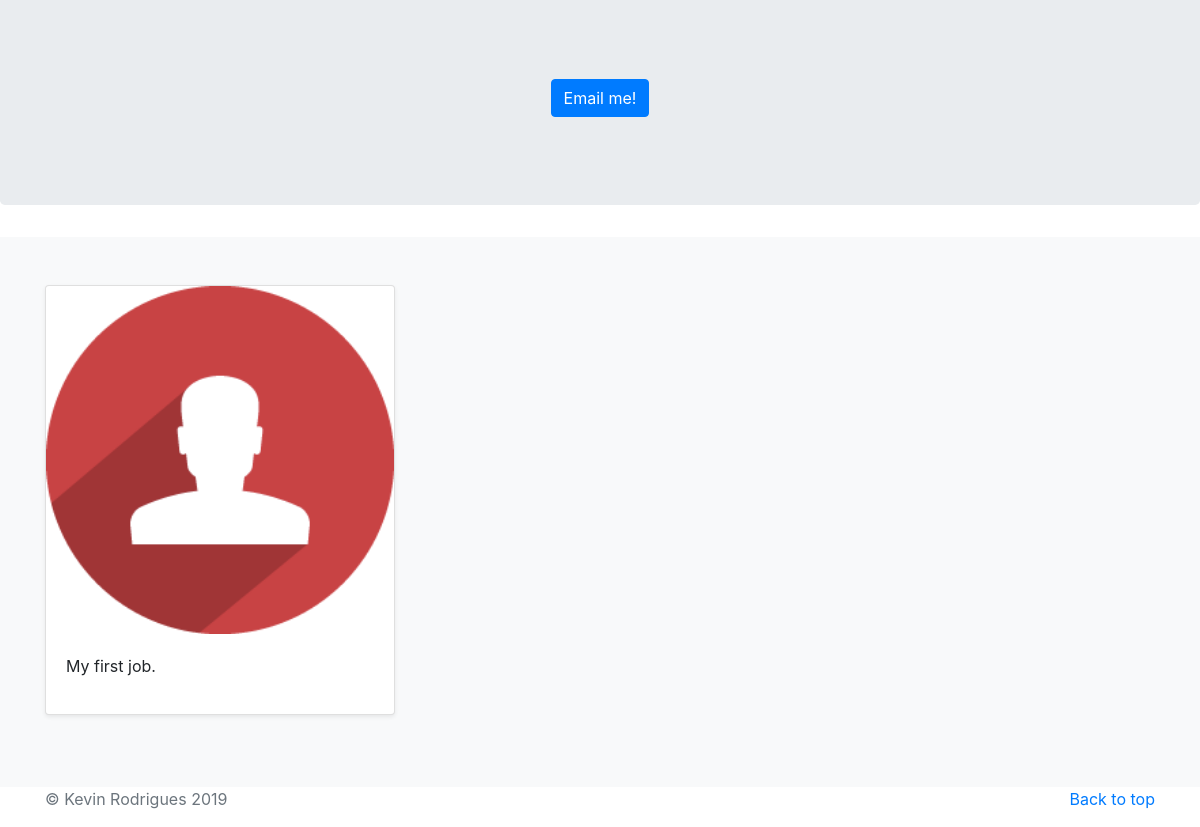
The app's page / (lower part), older data.
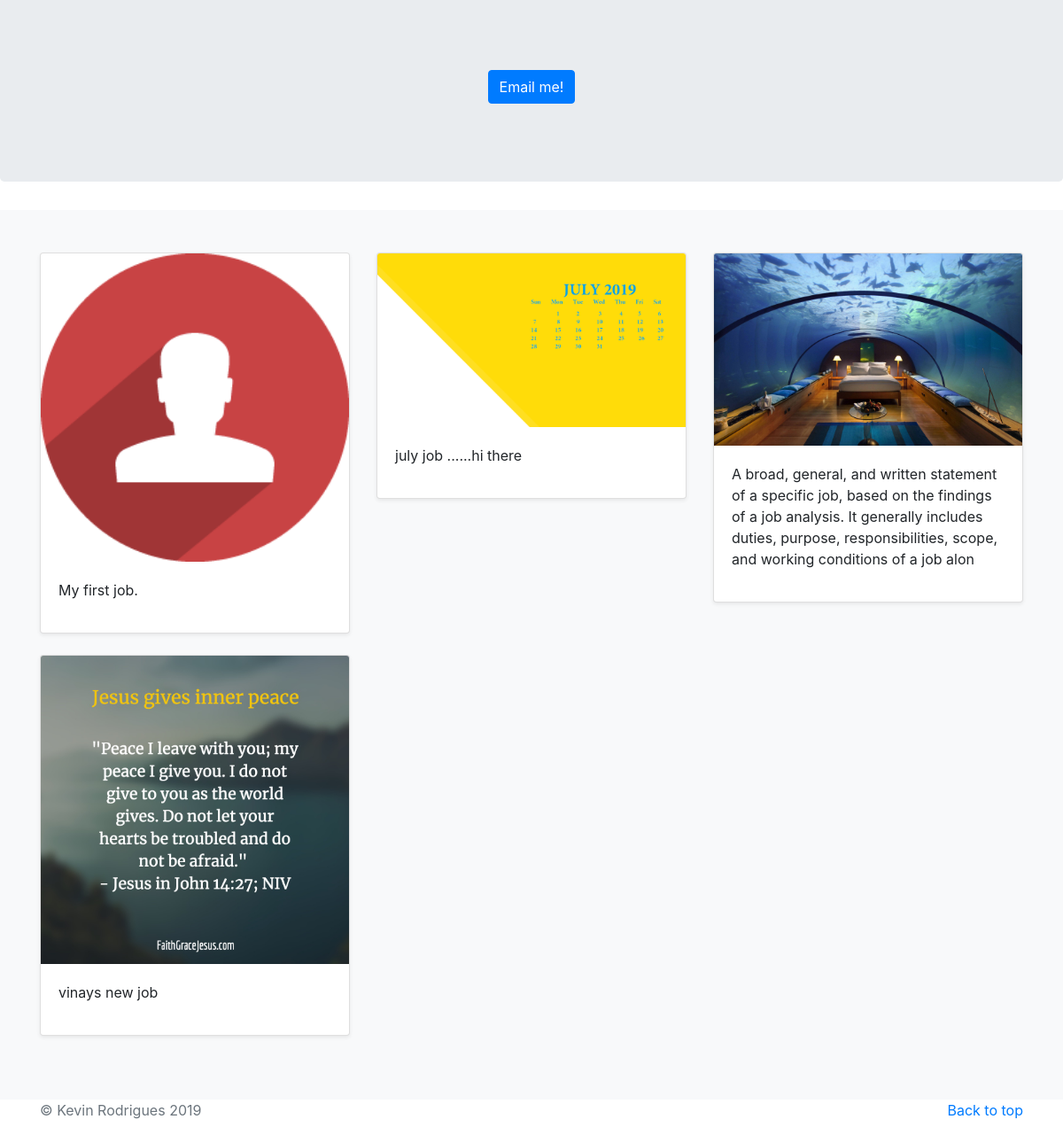
The same page, newer data.
### jobs/models.py (models this page shows)
class Job(models.Model):
    image = models.ImageField(upload_to='images/')
    summary = models.CharField(max_length=200)

### jobs/views.py (the view)
# urls.py: 2. Add a URL to urlpatterns:  path('', views.home, name='home')
def home(request):
    jobs = Job.objects
    return render(request, 'jobs/home.html', {'jobs': jobs})

### jobs/templates/jobs/home.html (shortened to what this page needs)
<!doctype html>
<html lang="en">
<head>
  <link rel="stylesheet" href="https://stackpath.bootstrapcdn.com/bootstrap/4.3.1/css/bootstrap.min.css"
>
</head>
<body>
  <main role="main">
    <section class="jumbotron text-center">
      <div class="container">
        <p class="lead text-muted">This is Kevin Rodrigues, Welcome to my website!<p><br><br><br>
            <img src="{% static 'PicsArt_05-06-09.27.04.jpg' %}" height=30% width=30%><br><br><br><br>
            <a href="mailto:kr90644@gmail.com" class="btn btn-primary my-2">Email me!</a>
          </p>
      </div>
    </section>
    <div class="album py-5 bg-light">
      <div class="container">
        <div class="row">
          {% for j in jobs.all %}
          <div class="col-md-4">
            <div class="card mb-4 shadow-sm">
              <img class="card-img-top" src="{{ j.image.url }}">
              <div class="card-body">
                <p class="card-text">{{ j.summary }}</p>
              </div>
            </div>
          </div>
          {% endfor %}
        </div>
      </div>
    </div>
  </main>
  <footer class="text-muted">
    <div class="container">
      <p class="float-right">
        <a href="#">Back to top</a>
      </p>
      <p>&copy; Kevin Rodrigues {% now "Y" %}</p>
    </div>
  </footer>
</html>

Row changes from the older to the newer data that the page shows:
added Job: image (picture), summary "july job ......hi there"
added Job: image (picture), summary "A broad, general, and written statement of a specific job, based on the findings of a job analysis. It generally includes duties, purpose, responsibilities, scope, and working conditions of a job alon"
added Job: image (picture), summary "vinays new job"
